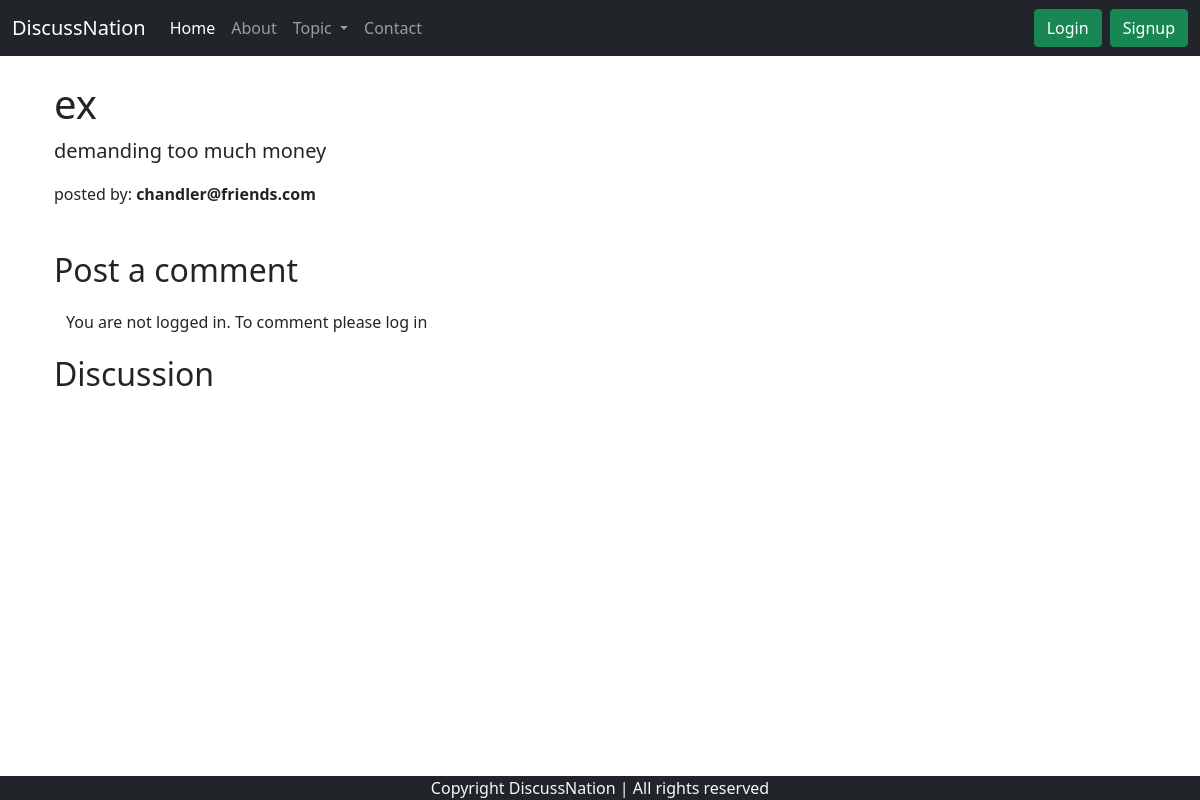
The app's page /thread.php?threadCatId=32 with its own data.
### tables this page shows
CREATE TABLE `threads` (
  `thread_id` int(7) NOT NULL,
  `thread_title` varchar(255) NOT NULL,
  `thread_desc` text NOT NULL,
  `thread_cat_id` int(7) NOT NULL,
  `thread_user_id` int(7) NOT NULL,
  `createdAt` datetime NOT NULL DEFAULT current_timestamp()
);

CREATE TABLE `users` (
  `sno` int(7) NOT NULL,
  `user_email` varchar(30) NOT NULL,
  `user_pass` varchar(255) NOT NULL,
  `createdAt` datetime NOT NULL DEFAULT current_timestamp()
);

### thread.php (the view, shortened to what this page needs)
<!doctype html>
<html lang="en">
<head>
    <link href="https://cdn.jsdelivr.net/npm/bootstrap@5.0.2/dist/css/bootstrap.min.css" rel="stylesheet"
>
</head>
<body>
    <?php
    require "partials/_dbconnect.php";
    require 'partials/_header.php';
    ?>
    <?php
    $id = $_GET['threadCatId'];
    $sql = 'SELECT * FROM `threads` WHERE `thread_id` =' . $id;
    $result = mysqli_query($conn, $sql);
    while ($row = mysqli_fetch_assoc($result)) {
        $cat = $row["thread_title"];
        $catDesc = $row["thread_desc"];
        $threadBy = $row['thread_user_id'];
        $sql4 = "SELECT `user_email` FROM `users` WHERE `sno` = $threadBy";
        $result4 = mysqli_query($conn, $sql4);
        $row4 = mysqli_fetch_assoc($result4);
    }
    ?>
    <div class="container">
        <div class="container-fluid py-4 bg-blue">
            <h1 class="display-6">
                <?php echo $cat; ?>
            </h1>
            <p class="col-md-8 fs-5">
                <?php echo $catDesc; ?>
            </p>
            <p >posted by: <strong><?php echo $row4['user_email']; ?></strong></p>
        </div>
        <div class="container">
            <div class="">
                <p class="mb-3 fs-2">Post a comment</p>
            </div>
            <?php
            if(isset($_SESSION['loggedin']) && $_SESSION['loggedin'] == true){
                echo '<form class="form mb-3" action="'.$_SERVER["REQUEST_URI"].'" method="post">
                    <div class="mb-3">
                    <textarea class="form-control" id="comment" rows="3" name="comment"></textarea>
                    </div>
                    <button type="submit" class="btn btn-primary">Post</button>
                </form>';
            } else {
                echo '<div class="container">
                        <p>You are not logged in. To comment please log in</p>
                    </div>';
            }
            ?>
            <div class="">
                <p class="mb-3 fs-2">Discussion</p>
            </div>
        </div>
    </div>
    <?php require 'partials/_footer.php'; ?>
</body>
</html>

### records on screen
threads: thread_title "ex", thread_desc "demanding too much money"
users: user_email "chandler@friends.com"
